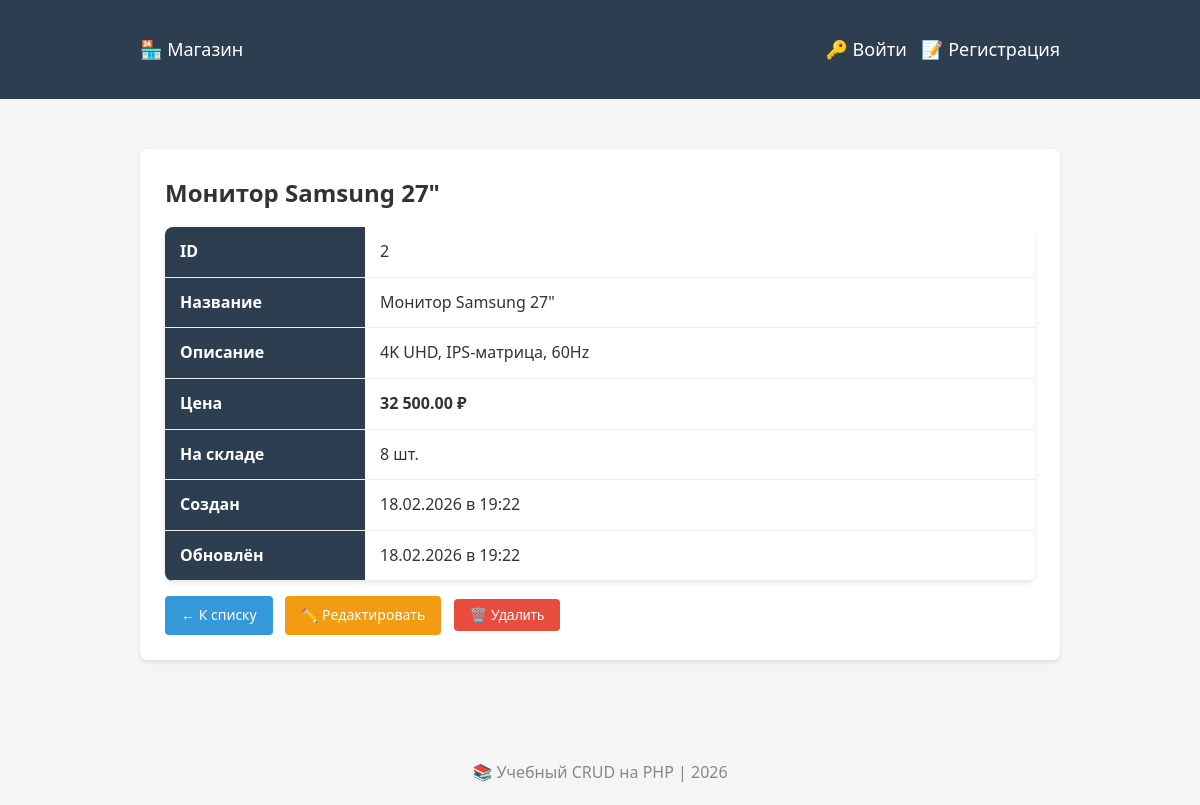
Page /index.php?action=show&id=2 on the committed database.
### tables this page shows
CREATE TABLE IF NOT EXISTS products
(
    id
    INT
    AUTO_INCREMENT
    PRIMARY
    KEY,
    name
    VARCHAR
(
    255
) NOT NULL,
    description TEXT,
    price DECIMAL
(
    10,
    2
) NOT NULL DEFAULT 0.00,
    quantity INT NOT NULL DEFAULT 0,
    created_at TIMESTAMP DEFAULT CURRENT_TIMESTAMP,
    updated_at TIMESTAMP DEFAULT CURRENT_TIMESTAMP ON UPDATE CURRENT_TIMESTAMP
    );

### src/ProductController.php (called while the page is built, shortened)
<?php
class ProductController
{
    private Product $product;
    public function __construct(Product $product, Validator $validator)
    {
        $this->product = $product;
    }
    public function show(): void
    {
        $id = (int)($_GET['id'] ?? 0);
        $item = $this->product->getById($id);
        $this->render('show', [
            'item' => $item,
        ]);
    }
    private function render(string $template, array $data = []): void
    {
        extract($data);
        require __DIR__ . '/../templates/header.php';
        require __DIR__ . "/../templates/$template.php";
        require __DIR__ . '/../templates/footer.php';
    }
}

### public/index.php (called while the page is built, shortened)
<?php
require_once __DIR__ . '/../config/database.php';
require_once __DIR__ . '/../src/Product.php';
require_once __DIR__ . '/../src/ProductController.php';
$product   = new Product($pdo);
$user      = new User($pdo);
$validator = new Validator();
$productController = new ProductController($product, $validator);
$authController    = new AuthController($user, $validator);
$router = new Router($productController, $authController);
$router->run();

### src/Product.php (called while the page is built, shortened)
<?php
class Product
{
    private PDO $pdo;
    public function __construct(PDO $pdo)
    {
        $this->pdo = $pdo;
    }
    public function getById(int $id): array|false
    {
        $sql = "SELECT * FROM products WHERE id = :id";
        $stmt = $this->pdo->prepare($sql);
        $stmt->execute(['id' => $id]);
        return $stmt->fetch();
    }
}

### templates/show.php (the view, shortened to what this page needs)
<div class="card">
    <h2><?= htmlspecialchars($item['name']) ?></h2>
    <table>
        <tr>
            <th style="width:200px;">ID</th>
            <td><?= $item['id'] ?></td>
        </tr>
        <tr>
            <th>Название</th>
            <td><?= htmlspecialchars($item['name']) ?></td>
        </tr>
        <tr>
            <th>Описание</th>
            <td><?= nl2br(htmlspecialchars($item['description'] ?? 'Нет описания')) ?></td>
        </tr>
        <tr>
            <th>Цена</th>
            <td><strong><?= number_format($item['price'], 2, '.', ' ') ?> ₽</strong></td>
        </tr>
        <tr>
            <th>На складе</th>
            <td><?= $item['quantity'] ?> шт.</td>
        </tr>
        <tr>
            <th>Создан</th>
            <td><?= date('d.m.Y в H:i', strtotime($item['created_at'])) ?></td>
        </tr>
        <tr>
            <th>Обновлён</th>
            <td><?= date('d.m.Y в H:i', strtotime($item['updated_at'])) ?></td>
        </tr>
    </table>
    <div class="actions">
        <a href="index.php" class="btn btn-primary">← К списку</a>
        <a href="index.php?action=edit&id=<?= $item['id'] ?>" class="btn btn-warning">✏️ Редактировать</a>
        <form method="POST" action="index.php?action=delete"
              style="display:inline;"
              onsubmit="return confirm('Вы уверены? Товар будет удалён!')">
            <button type="submit" class="btn btn-danger">🗑️ Удалить</button>
        </form>
    </div>
</div>

### templates/header.php (style rules this page uses)
* { margin: 0; padding: 0; box-sizing: border-box; }
body { font-family: 'Segoe UI', Arial, sans-serif; background-color: #f5f5f5; color: #333; line-height: 1.6; }
.btn { display: inline-block; padding: 8px 16px; border: none; border-radius: 4px; cursor: pointer; text-decoration: none; font-size: 14px; color: white; }
.btn-primary { background-color: #3498db; }
.btn-warning { background-color: #f39c12; }
.btn-danger { background-color: #e74c3c; }
table { width: 100%; border-collapse: collapse; background: white; border-radius: 8px; overflow: hidden; box-shadow: 0 2px 4px rgba(0, 0, 0, 0.1); }
th, td { padding: 12px 15px; text-align: left; border-bottom: 1px solid #eee; }
th { background-color: #2c3e50; color: white; }
.card { background: white; border-radius: 8px; padding: 25px; box-shadow: 0 2px 4px rgba(0, 0, 0, 0.1); margin-bottom: 20px; }
.card h2 { margin-bottom: 15px; }
.actions { margin-top: 15px; }
.actions a, .actions button { margin-right: 8px; }

### rows in the picture
products: name "Монитор Samsung 27\"", id "2", description "4K UHD, IPS-матрица, 60Hz", price "32 500.00", quantity "8", created_at "18.02.2026 в 19:22", updated_at "18.02.2026 в 19:22"
